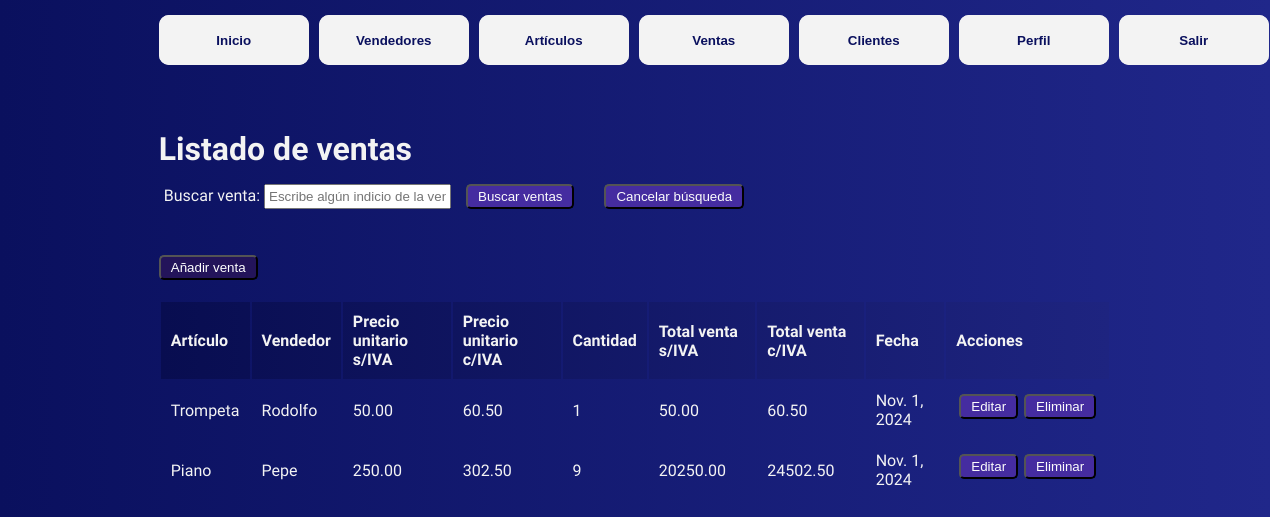
Page /ventas/ (signed in) on the committed database.
### gestordeventas/models.py (models this page shows, shortened)
class Ventas(models.Model):
    vendedor = models.ForeignKey(Vendedores, on_delete=models.SET_NULL, null=True)
    cliente = models.ForeignKey(Clientes, on_delete=models.SET_NULL, null=True)
    articulo = models.ForeignKey(Articulos, on_delete=models.SET_NULL, null=True)
    cantidad = models.IntegerField()
    total_venta_s_iva = models.DecimalField(max_digits=10, decimal_places=2, null=True)
    total_venta_c_iva = models.DecimalField(max_digits=10, decimal_places=2, null=True)
    fecha = models.DateField()

class Articulos(models.Model):
    articulo = models.CharField(max_length=20)
    cantidad = models.IntegerField()
    precio_s_iva = models.DecimalField(max_digits=10, decimal_places=2, null=False, default=0)
    precio_c_iva = models.DecimalField(max_digits=10, decimal_places=2, null=True)

class Vendedores(models.Model):
    nombre = models.CharField(max_length=20)
    correo = models.EmailField(null=True, blank=True)

### gestordeventas/views.py (the view, shortened to what this page needs)
# urls.py: path('ventas/', views.ventas, name='ventas'),
@login_required
def ventas(request):
    title = "Listado de ventas"
    form = BuscarVenta(request.GET or None)
    venta = Ventas.objects.all().order_by('-id')
    return render(request, 'ventas/ventas.html', {
        'ventas': venta,
        'form': form,
        'title': title
    })

### gestordeventas/forms.py
class BuscarVenta(forms.Form):
    b_venta = forms.CharField(label='Buscar venta', max_length=100, required=False, widget=forms.TextInput(attrs={'class': 'campo-busqueda', 'placeholder': 'Escribe algún indicio de la venta que buscas...'}))

### gestordeventas/templatetags/custom_filters.py (called while the page is built)
@register.filter
def mul(value1, value2):
    try:
        return float(value1) * float(value2)
    except (ValueError, TypeError):
        return None

### gestordeventas/templates/ventas/ventas.html (shortened to what this page needs)
{% extends 'layouts/base.html' %}
{% load custom_filters %}
{% load static %}
{% block content %}
<div class="container fade-in">
    <h1>{{title}}</h1>
<div class="buscador">
    <form method="GET" action="">
        {{ form }}
        <button type="submit" class="boton-buscar">Buscar ventas</button>
        <button type="button" onclick="window.location.href='{% url 'ventas' %}'" class="boton-cancelar-busqueda">Cancelar búsqueda</button>
    </form>
</div>
<button type="button" onclick="window.location.href='{% url 'nueva_venta' %}'" class="boton-anadir">Añadir venta</button>
{% if ventas %}
<table class="tabla-detalles">
    <thead>
        <tr>
            <th>Artículo</th>
            <th>Vendedor</th>
            <th>Precio unitario s/IVA</th>
            <th>Precio unitario c/IVA</th>
            <th>Cantidad</th>
            <th>Total venta s/IVA</th>
            <th>Total venta c/IVA</th>
            <th>Fecha</th>
            <th>Acciones</th>
        </tr>
    </thead>
    <tbody>
    {% for venta in ventas %}
        <tr>
            <td>{{ venta.articulo.articulo }}</td>
            <td>{{ venta.vendedor.nombre }}</td>
            <td>{{ venta.articulo.precio_s_iva|floatformat:2 }}</td>
            <td>{{ venta.articulo.precio_c_iva|floatformat:2 }}</td>
            <td>{{ venta.cantidad }}</td>
            <td>{{ venta.total_venta_s_iva|mul:venta.cantidad|floatformat:2 }}</td>
            <td>{{ venta.total_venta_c_iva|mul:venta.cantidad|floatformat:2 }}</td>
            <td>{{ venta.fecha }}</td>
            <td id="acciones">
                <form method="POST" action="{% url 'editar_venta' venta.id %}">
                    <button   button type="submit" name="editar" value="true" class="eliminar-editar"> Editar</button>
                </form>
                <form method="POST" action="{% url 'eliminar_venta' venta.id %}">
                    <button type="submit" name="eliminar" value="true" class="eliminar-editar" onclick="return confirm('¿Estás seguro que deseas eliminar?')"> Eliminar</button>
                </form>
            </td>
        </tr>
    {% endfor %}
    </tbody>
</table>
{% else %}
    <p>No se encontraron resultados.</p>
{% endif %}
</div>
{% endblock %}

### gestordeventas/templates/layouts/base.html (shortened to what this page needs)
<!DOCTYPE html>
<html lang="es">
<head>
    {% load static %}
    <link rel="stylesheet" href="{% static 'styles/main.css' %}">
</head>
<header class="navbar-container">
    {% if mostrar_navbar != False %}
    <ul class="navbar">
        <li>
            <button onclick="window.location.href='{% url 'principal' %}'" class="navbar-button">Inicio</button>
        </li>
        <li>
            <button onclick="window.location.href='{% url 'vendedores' %}'" class="navbar-button">Vendedores</button>
        </li>
        <li>
            <button onclick="window.location.href='{% url 'articulos' %}'" class="navbar-button">Artículos</button>
        </li>
        <li>
            <button onclick="window.location.href='{% url 'ventas' %}'" class="navbar-button">Ventas</button>
        </li>
        <li>
            <button onclick="window.location.href='{% url 'clientes' %}'" class="navbar-button">Clientes</button>
        </li>
        <li>
            <button onclick="window.location.href='{% url 'perfil' %}'" class="navbar-button">Perfil</button>
        </li>
        <li>
            <button onclick="window.location.href='{% url 'logout' %}'" class="navbar-button">Salir</button>
        </li>
    </ul>
    {% endif %}
</header>
<body>
<main>
    {% block content %}
    {% endblock %}
</body>
</html>

### gestordeventas/static/styles/main.css (style rules this page uses)
:root { --color-fondo-primario: #0a105e; --color-fondo-secundario: #20278a; --color-blanco: #f3f3f3; --botones-hover: #301b7a; --btns-tablas: #452ca0; --btn-anadir: #23145a; }
* { margin: 0; padding: 0; }
body { flex-direction: column; align-items: center; margin: auto; background: linear-gradient(to right, var(--color-fondo-primario), var(--color-fondo-secundario)); font-family: "Sarabun", sans-serif; color: var(--color-blanco); height: 100vh; width: 75vw; }
.fade-in { opacity: 0; animation: fadeIn 1.5s forwards; }
.navbar-container { display:flex; flex-direction: column; align-items: center; justify-content: flex-start; }
.navbar { width: 75vw; display:flex; justify-content: space-around; margin: 15px 5px; list-style-type: none; gap: 10px; }
.navbar-button { display: flex; width: 150px; height: 50px; justify-content: center; align-items: center; border-style: none; border-radius: 10px; background-color: var(--color-blanco); font-weight: bold; color: var(--color-fondo-primario); transition: background-color 0.5s ease, color 0.5s ease; cursor: pointer; }
.navbar li { display: flex; width: 150px; height: 50px; justify-content: center; align-items: center; border-radius: 10px; background-color: var(--color-blanco); }
.container { margin-top: 50px; display: flex; flex-direction: column; height: 100%; width: 100%; }
.buscador { display: flex; margin: 10px 0; }
.buscador > form { display: flex; width: 100%; flex-direction: row; align-items: center; padding: 5px; }
.campo-busqueda { padding: 3px; }
.buscador .boton-buscar { justify-content: start; margin: 1px 15px; padding: 3px 10px; border-radius: 5px; align-self:flex-end; color: rgb(252, 252, 252); background-color: var(--btns-tablas); cursor: pointer; }
.buscador .boton-cancelar-busqueda { justify-content: start; margin: 1px 15px; padding: 3px 10px; border-radius: 5px; align-self:flex-end; color: rgb(252, 252, 252); background-color: var(--btns-tablas); cursor: pointer; }
.tabla-detalles { margin-top: 20px; width: 100%; }
.tabla-detalles th, .tabla-detalles td { padding: 10px; text-align: left; }
.tabla-detalles thead { background: linear-gradient(to right, #080d50, #1e2480); }
.eliminar-editar { margin: 3px; padding: 3px 10px; border-radius: 5px; align-self:flex-end; color: rgb(252, 252, 252); background-color: var(--btns-tablas); cursor: pointer; }
.boton-anadir { padding: 3px 10px; margin-top: 30px; border-radius: 5px; align-self:flex-start; color: rgb(255, 255, 255); background-color: var(--btn-anadir); cursor: pointer; }
#acciones { width: 100%; display: flex; flex-direction: row; align-items: start; }

### rows in the picture
Ventas: articulo.articulo "Trompeta", vendedor.nombre "Rodolfo", articulo.precio_s_iva "50.00", articulo.precio_c_iva "60.50", cantidad "1", total_venta_s_iva|mul "50.00", total_venta_c_iva|mul "60.50", fecha "Nov. 1, 2024"
Ventas: articulo.articulo "Piano", vendedor.nombre "Pepe", articulo.precio_s_iva "250.00", articulo.precio_c_iva "302.50", cantidad "9", total_venta_s_iva|mul "20250.00", total_venta_c_iva|mul "24502.50", fecha "Nov. 1, 2024"

### other values in the picture
{{ title }} "Listado de ventas"
